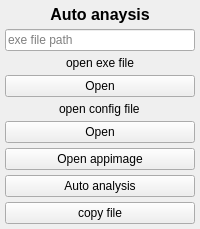
             <widget class="QFrame" name="frame_auto">
              <property name="minimumSize">
               <size>
                <width>180</width>
                <height>0</height>
               </size>
              </property>
              <property name="frameShape">
               <enum>QFrame::NoFrame</enum>
              </property>
              <property name="type" stdset="0">
               <string>nav_frame</string>
              </property>
              <layout class="QVBoxLayout" name="verticalLayout_8">
               <property name="spacing">
                <number>5</number>
               </property>
               <property name="leftMargin">
                <number>5</number>
               </property>
               <property name="topMargin">
                <number>5</number>
               </property>
               <property name="rightMargin">
                <number>5</number>
               </property>
               <property name="bottomMargin">
                <number>5</number>
               </property>
               <item>
                <widget class="QLabel" name="label_tool_auto">
                 <property name="maximumSize">
                  <size>
                   <width>16777215</width>
                   <height>20</height>
                  </size>
                 </property>
                 <property name="text">
                  <string>&lt;html&gt;&lt;head/&gt;&lt;body&gt;&lt;p&gt;&lt;span style=&quot; font-size:12pt; font-weight:600;&quot;&gt;Auto anaysis&lt;/span&gt;&lt;/p&gt;&lt;/body&gt;&lt;/html&gt;</string>
                 </property>
                 <property name="alignment">
                  <set>Qt::AlignCenter</set>
                 </property>
                 <property name="type" stdset="0">
                  <string>header</string>
                 </property>
                </widget>
               </item>
               <item>
                <widget class="QLineEdit" name="lineEdit_auto">
                 <property name="placeholderText">
                  <string>exe file path</string>
                 </property>
                </widget>
               </item>
               <item alignment="Qt::AlignHCenter">
                <widget class="QLabel" name="label_auto_exe">
                 <property name="maximumSize">
                  <size>
                   <width>16777215</width>
                   <height>15</height>
                  </size>
                 </property>
                 <property name="text">
                  <string>open exe file</string>
                 </property>
                 <property name="buddy">
                  <cstring>lineEdit_auto</cstring>
                 </property>
                </widget>
               </item>
               <item>
                <widget class="QPushButton" name="pushButton_auto_open">
                 <property name="text">
                  <string>Open</string>
                 </property>
                 <property name="icon">
                  <iconset resource="../../assets/asset.qrc">
                   <normaloff>:/svgs/svgs/open-svgrepo-com.svg</normaloff>:/svgs/svgs/open-svgrepo-com.svg</iconset>
                 </property>
                 <property name="type" stdset="0">
                  <string>nav_btn</string>
                 </property>
                </widget>
               </item>
               <item alignment="Qt::AlignHCenter">
                <widget class="QLabel" name="label_auto_config">
                 <property name="maximumSize">
                  <size>
                   <width>16777215</width>
                   <height>15</height>
                  </size>
                 </property>
                 <property name="text">
                  <string>open config file</string>
                 </property>
                </widget>
               </item>
               <item>
                <widget class="QPushButton" name="pushButton_auto_config">
                 <property name="text">
                  <string>Open</string>
                 </property>
                 <property name="icon">
                  <iconset resource="../../assets/asset.qrc">
                   <normaloff>:/svgs/svgs/open-svgrepo-com.svg</normaloff>:/svgs/svgs/open-svgrepo-com.svg</iconset>
                 </property>
                 <property name="type" stdset="0">
                  <string>nav_btn</string>
                 </property>
                </widget>
               </item>
               <item>
                <widget class="QPushButton" name="pushButton_auto_appimage">
                 <property name="text">
                  <string>Open appimage</string>
                 </property>
                 <property name="icon">
                  <iconset resource="../../assets/asset.qrc">
                   <normaloff>:/svgs/svgs/exe-svgrepo-com.svg</normaloff>:/svgs/svgs/exe-svgrepo-com.svg</iconset>
                 </property>
                 <property name="type" stdset="0">
                  <string>nav_btn</string>
                 </property>
                </widget>
               </item>
               <item>
                <widget class="QPushButton" name="pushButton_auto_analysis">
                 <property name="text">
                  <string>Auto analysis</string>
                 </property>
                 <property name="icon">
                  <iconset resource="../../assets/asset.qrc">
                   <normaloff>:/svgs/svgs/exe-svgrepo-com.svg</normaloff>:/svgs/svgs/exe-svgrepo-com.svg</iconset>
                 </property>
                 <property name="type" stdset="0">
                  <string>nav_btn</string>
                 </property>
                </widget>
               </item>
               <item>
                <widget class="QPushButton" name="pushButton_auto_copy">
                 <property name="text">
                  <string>copy file</string>
                 </property>
                 <property name="icon">
                  <iconset resource="../../assets/asset.qrc">
                   <normaloff>:/svgs/svgs/copy-link-svgrepo-com.svg</normaloff>:/svgs/svgs/copy-link-svgrepo-com.svg</iconset>
                 </property>
                 <property name="type" stdset="0">
                  <string>nav_btn</string>
                 </property>
                </widget>
               </item>
              </layout>
             </widget>
